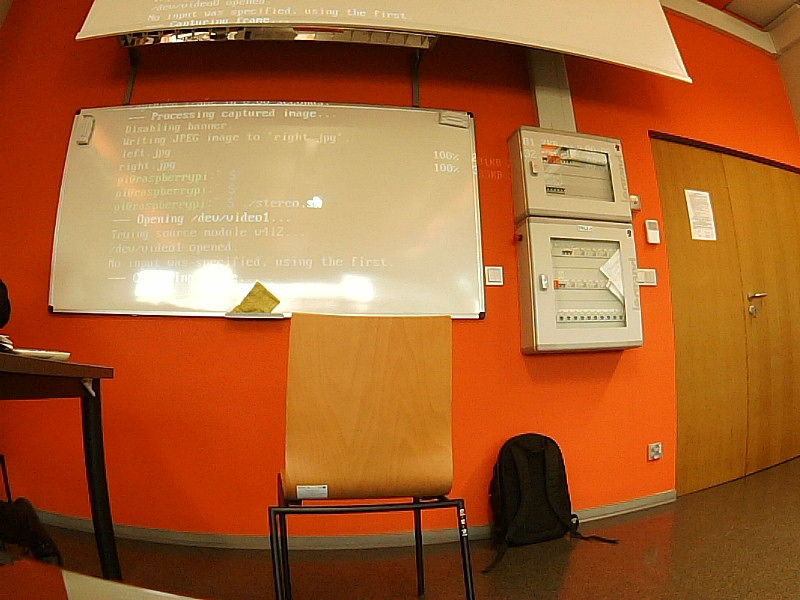
#> input picture lab3/left.jpg, 800 x 600 px, found by its file name
$ python stereo.py
#> lines starting #> are read from the running program, lines starting #| are printed output that depends on the picture; after the words box and inside, x2 and y2 are one past the last pixel; in counts of white or black regions, pixels touching at a corner belong together
#!/home/reyzeer/anaconda2/bin/python

import numpy as np
from skimage import data, io, morphology, filters, color
from scipy import ndimage as ndi
import matplotlib.pyplot as plt

print('Hello');

cleft = io.imread('http://156.17.43.89/left.jpg')
#> cleft is the input picture: shape (600, 800, 3); mean R, G, B 166.4, 98.2, 49.3
cright = io.imread('http://156.17.43.89/right.jpg')
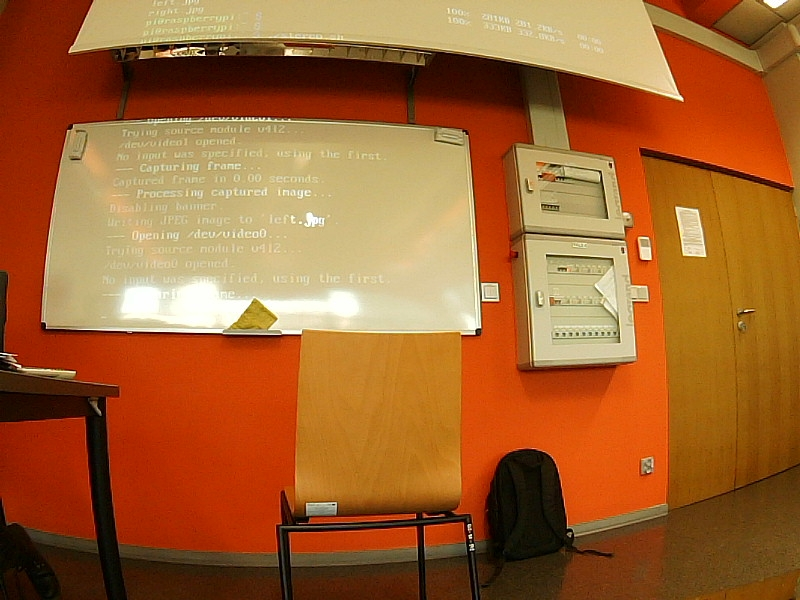
#> input picture lab3/right.jpg, 800 x 600 px, found by its file name
#> cright is the input picture: shape (600, 800, 3); mean R, G, B 161.1, 98.8, 48.4

# Monochromatic images
oleft = cleft[:,:,1]
oright = cright[:,:,1]

#
selem = morphology.disk(20)
left = filters.median(oleft, selem)
right = filters.median(oright, selem)

lmarkers = filters.rank.gradient(left, morphology.disk(5)) < 10
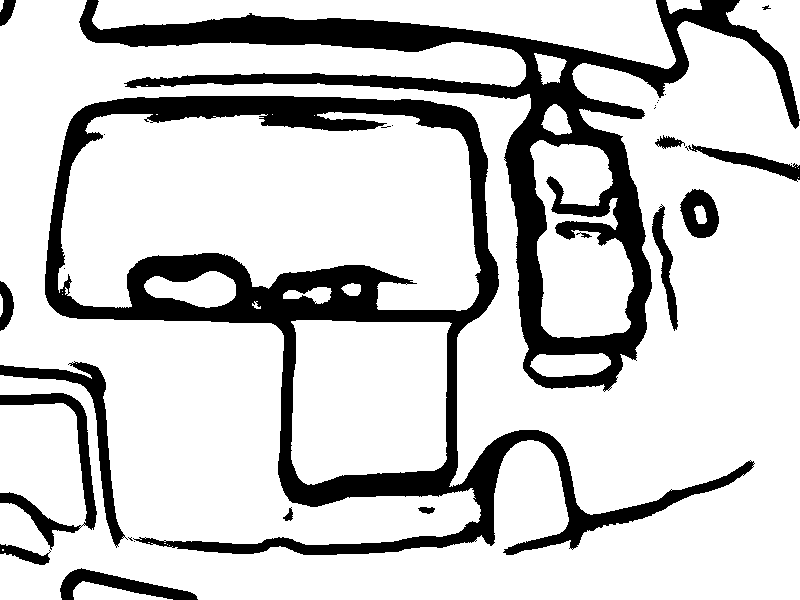
#> lmarkers: shape (600, 800) bool; 79.6% white; 29 black regions (13 under 20 px), largest, box (x1, y1, x2, y2) and area: (45, 96, 755, 555) 45874, (79, 0, 800, 392) 39366, (0, 393, 97, 550) 3039
lmarkers = ndi.label(lmarkers)[0]
#> lmarkers: shape (600, 800) int32; 75 distinct labels, from 0 to 74
lgradient = filters.rank.gradient(left, morphology.disk(2))
llabels = morphology.watershed(lgradient, lmarkers)
#> llabels: shape (600, 800) int32; 74 distinct labels, from 1 to 74

rmarkers = filters.rank.gradient(right, morphology.disk(5)) < 10
#> rmarkers: shape (600, 800) bool; 79.7% white; 29 black regions (17 under 20 px), largest, box (x1, y1, x2, y2) and area: (0, 111, 742, 572) 46366, (72, 0, 800, 405) 44138, (0, 413, 101, 550) 2034
rmarkers = ndi.label(rmarkers)[0]
#> rmarkers: shape (600, 800) int32; 75 distinct labels, from 0 to 74
rgradient = filters.rank.gradient(right, morphology.disk(2))
rlabels = morphology.watershed(rgradient, rmarkers)
#> rlabels: shape (600, 800) int32; 74 distinct labels, from 1 to 74

listOfLabelForTheLeftImageWhichILove = np.unique(llabels)
#> listOfLabelForTheLeftImageWhichILove = 74 values from 1 to 74
listOfLabelForTheRightImageWhichILove = np.unique(rlabels)
#> listOfLabelForTheRightImageWhichILove = 74 values from 1 to 74

#print(listOfLabelForTheLeftImageWhichILove)
#print(listOfLabelForTheRightImageWhichILove)

for cluster in listOfLabelForTheLeftImageWhichILove:
	mask = llabels == cluster
	elements = np.sum(mask)
	##print('Current cluster is %i [%i elements]' %
	#(
	#	cluster,
	#	elements
	#))
	if elements < 1000:
		llabels[mask] = 0
#> this loop made 74 passes
#> elements on passes 1 to 12: 152, 295599, 22390, 776, 4681, 1912, 6, 1808, 78906, 285, 13, 13
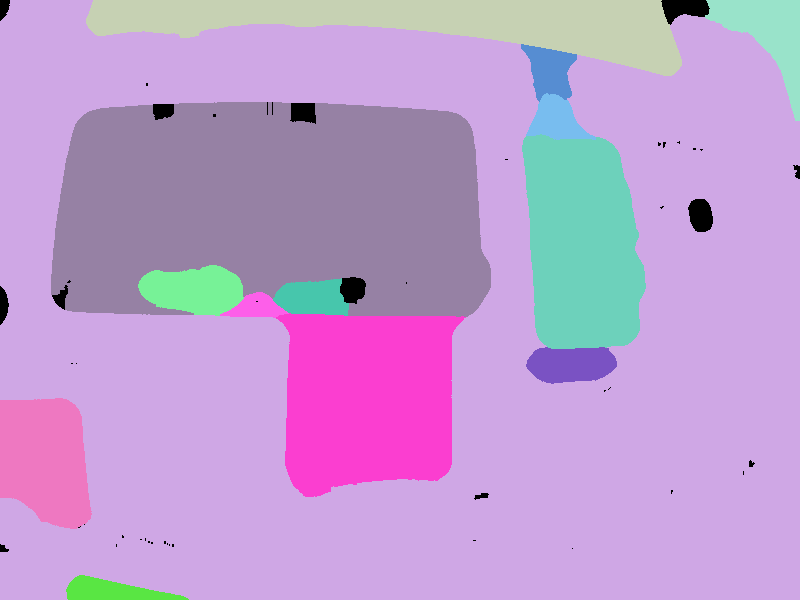
#> llabels: shape (600, 800) int32; 15 distinct labels, from 0 to 74; one colour per label, 0 black

for cluster in listOfLabelForTheRightImageWhichILove:
        mask = rlabels == cluster
        elements = np.sum(mask)
        ##print('Current cluster is %i [%i elements]' %
        #(
        #       cluster,
        #       elements
        #))
        if elements < 1000:
                rlabels[mask] = 0
#> this loop made 74 passes
#> elements on passes 1 to 12: 293597, 31374, 359, 1155, 212, 1, 530, 7181, 863, 13, 43, 17
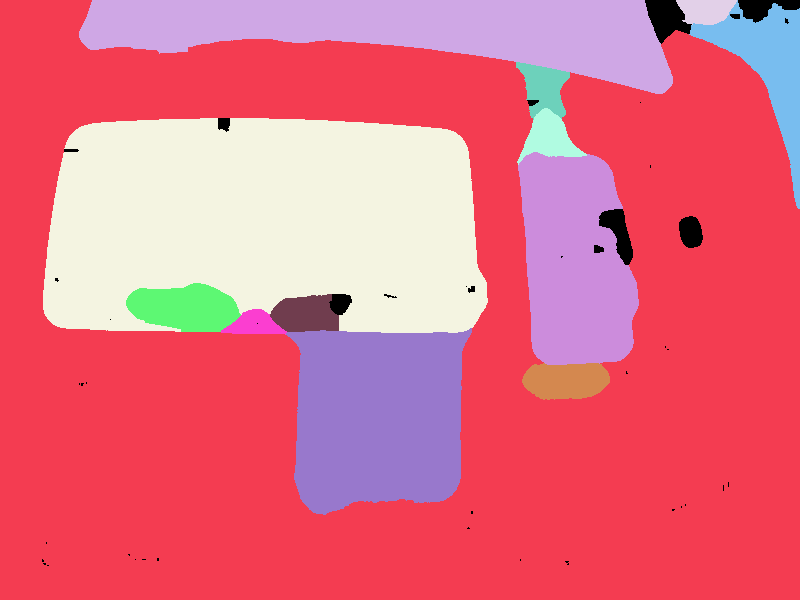
#> rlabels: shape (600, 800) int32; 14 distinct labels, from 0 to 47; one colour per label, 0 black

#print(np.unique(llabels))
#print(np.unique(rlabels))

for o in np.unique(llabels):
	mask = llabels == o
	source = rlabels[mask]
	counts = np.bincount(source)
	#print(counts)
	o2 = np.argmax(counts)
	print('cluster %i gives %i' %(o, o2))
	llabels[mask] = o2
#> this loop made 15 passes
#> (o, o2) on passes 6 to 13: (8, 8), (9, 19), (15, 23), (30, 34), (35, 19), (39, 19), (41, 44), (42, 47)
#> (o, counts, o2) on passes 4, 5, 14, 15: (5, [836, 0, 0, 0, 495, 0, 0, 0, 3350], 8), (6, [1, 157, 895, 0, 0, 0, 0, 0, 0, 0, 0, 0, 0, 0, 0, 859], 2), (49, [0, 9854], 1), (74, [0, 1772], 1)
#| cluster 0 gives 1
#| cluster 2 gives 1
#| cluster 3 gives 2
#| cluster 5 gives 8
#| cluster 6 gives 2
#| cluster 8 gives 8
#| cluster 9 gives 19
#| cluster 15 gives 23
#> (further printed lines are left out)
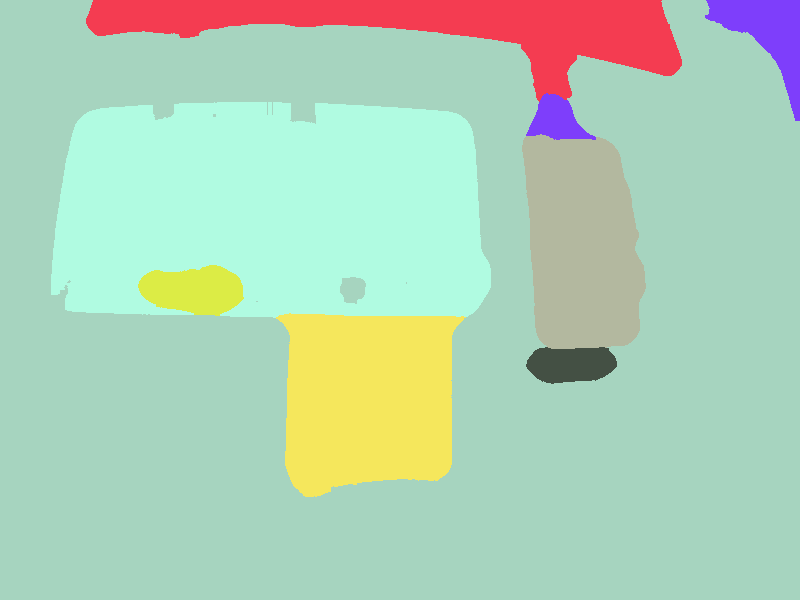
#> llabels: shape (600, 800) int32; 8 distinct labels, from 1 to 47; one colour per label, 0 black

for o in np.unique(rlabels):
        mask = rlabels == o
        source = llabels[mask]
        counts = np.bincount(source)
        #print(counts)
        o2 = np.argmax(counts)
        print('cluster %i gives %i' %(o, o2))
        rlabels[mask] = o2
#> this loop made 14 passes
#> (o, o2) on passes 7 to 14: (18, 23), (19, 19), (23, 23), (34, 34), (40, 19), (41, 1), (44, 44), (47, 1)
#| cluster 0 gives 1
#| cluster 1 gives 1
#| cluster 2 gives 2
#| cluster 4 gives 1
#| cluster 8 gives 1
#| cluster 15 gives 2
#| cluster 18 gives 23
#| cluster 19 gives 19
#> (further printed lines are left out)
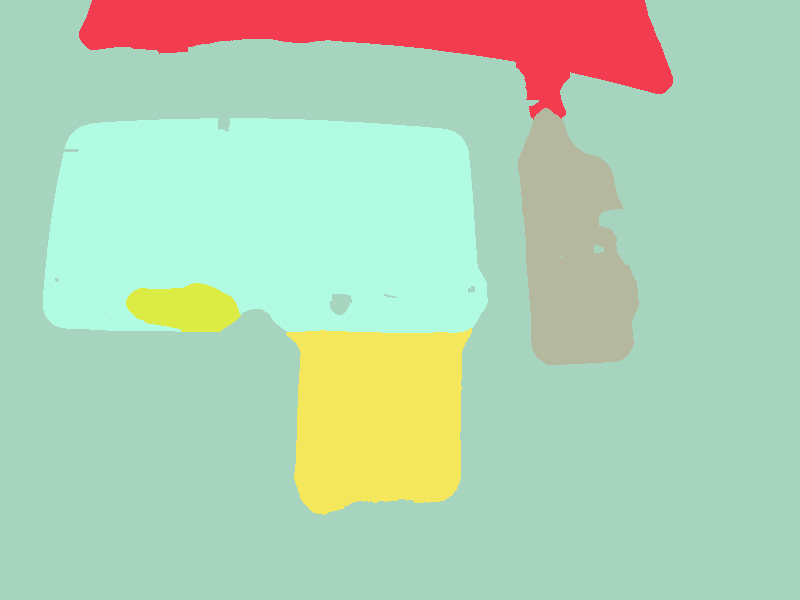
#> rlabels: shape (600, 800) int32; 6 distinct labels, from 1 to 44; one colour per label, 0 black

print(np.unique(llabels))
#| [ 1  2  8 19 23 34 44 47]
print(np.unique(rlabels))
#| [ 1  2 19 23 34 44]

for o in np.unique(rlabels):
	left_area = llabels == o
	right_area = rlabels == o

	left_center_of_mass = ndi.measurements.center_of_mass(left, labels = left_area)
	right_center_of_mass = ndi.measurements.center_of_mass(right, labels = right_area)

	distance = abs(left_center_of_mass[0] - right_center_of_mass[0])

	print('Object %i\n\t%s\n\t%s\n\t%i' % (o, left_center_of_mass, right_center_of_mass, distance))
#> this loop made 6 passes
#> (o, left_center_of_mass, right_center_of_mass, distance) on passes 3 to 6: (19, (212.9, 278.6), (227.6, 272.7), 14.79), (23, (248, 582.1), (258.3, 573.4), 10.33), (34, (289.6, 193.3), (307.3, 184.4), 17.74), (44, (396.7, 367.4), (414.1, 377.3), 17.36)
#> (left_center_of_mass, right_center_of_mass, distance) on passes 1 to 2: ((345.9, 495.2), (337.9, 512.8), 8.09), ((22.83, 436.6), (30.29, 414.6), 7.46)
#> (printed output is left out)
#> pass 2, `right_area = rlabels == o`:
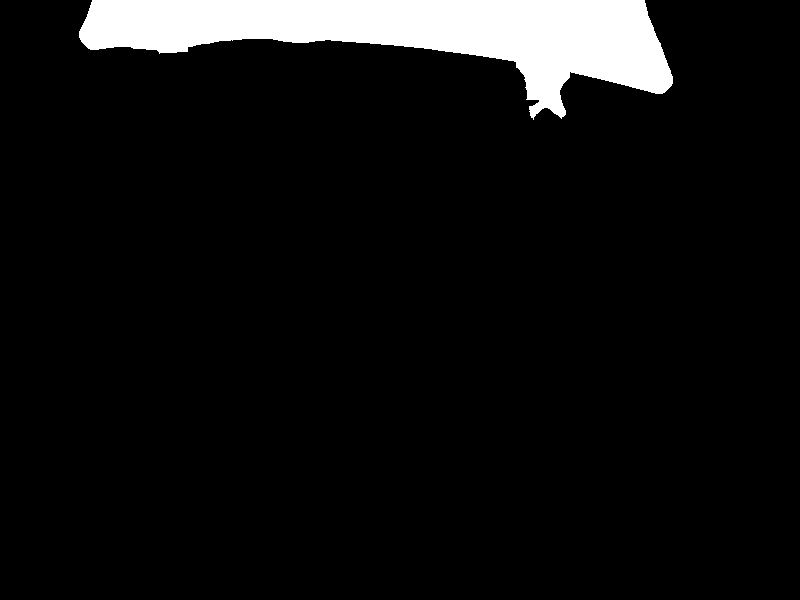
#> right_area: shape (600, 800) bool; 6.9% white; 1 white region, box (x1, y1, x2, y2) and area: (79, 0, 673, 120) 33145


plt.subplots(figsize=(8,8))
plt.subplot(4,2,1)
plt.imshow(cleft)
plt.subplot(4,2,2)
plt.imshow(cright)
plt.subplot(4,2,3)
plt.imshow(oleft, cmap = plt.cm.gray)
plt.subplot(4,2,4)
plt.imshow(oright, cmap = plt.cm.gray)
plt.subplot(4,2,5)
plt.imshow(left, cmap = plt.cm.gray)
plt.subplot(4,2,6)
plt.imshow(right, cmap = plt.cm.gray)
plt.subplot(4,2,7)
plt.imshow(llabels)
plt.subplot(4,2,8)
plt.imshow(rlabels)

plt.savefig('entuzjazm.png')

# Zadanie
# Policzenie lepszej odlegosci miedyz obiektami kod z srodkiem ciezkosic
#
# Lepeij rozpoznac ksztalt obiektu - kod z gradientami
